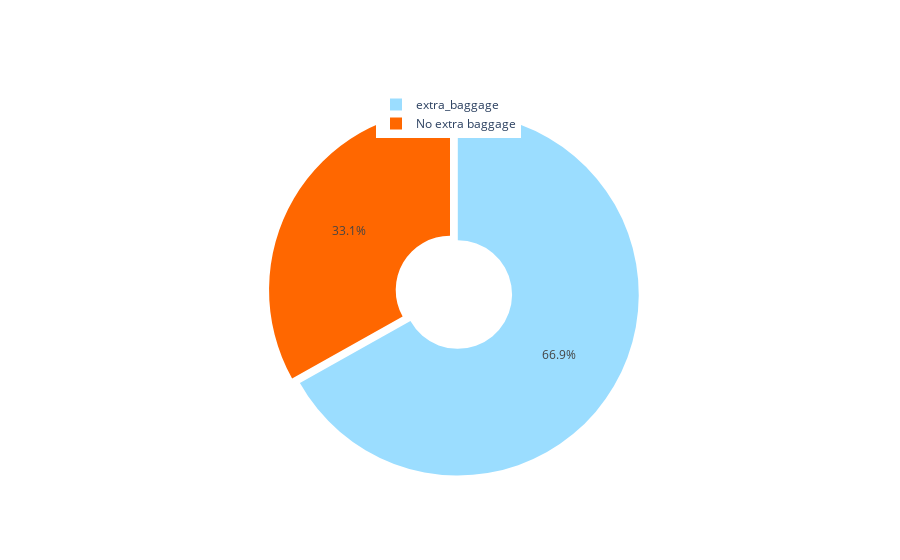

The notebook cell this image was saved under:
### Code cell
mapp={0:'No extra baggage',1:'extra_baggage'}
colors=['#9bddff','#ff6700']
label=list(df['wants_extra_baggage'].map(mapp).value_counts().index)
value=list(df['wants_extra_baggage'].map(mapp).value_counts().values)
# Use `hole` to create a donut-like pie chart
fig = go.Figure(data=[go.Pie(labels=label, values=value, hole=.3,pull=[0.05],marker_colors=colors)])
fig.update_layout(legend=dict(yanchor="bottom", y=0.9, xanchor="left", x=0.4))
fig.show()

### Figure 1 — Plotly figure (JSON) as saved in the notebook; plotly's stock layout.template omitted (floating-point values rounded to 4 significant figures)
{"data": [{"hole": 0.3, "labels": ["extra_baggage", "No extra baggage"], "marker": {"colors": ["#9bddff", "#ff6700"]}, "pull": [0.05], "type": "pie", "values": [33439, 16561]}], "layout": {"legend": {"x": 0.4, "xanchor": "left", "y": 0.9, "yanchor": "bottom"}}}
